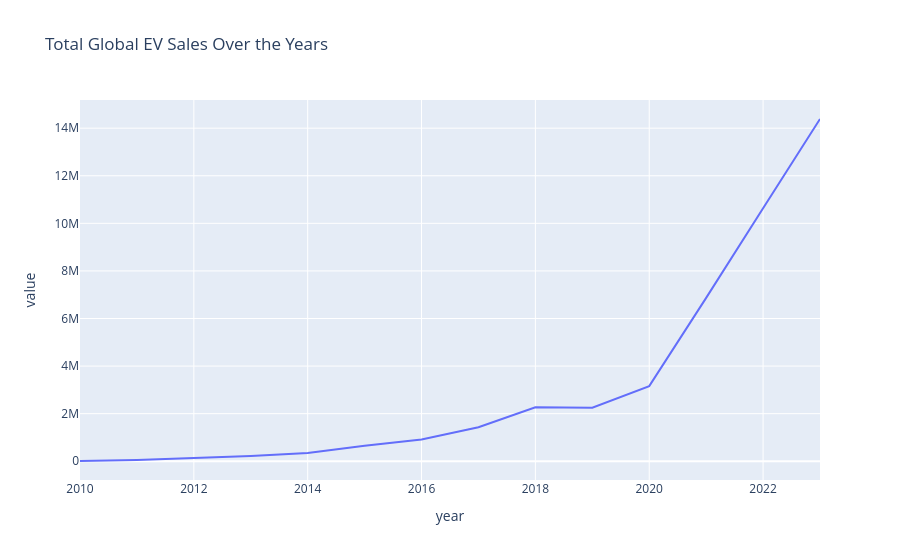

The notebook cell this image was saved under:
### Code cell
import pandas as pd
import plotly.express as px

df = pd.read_csv('IEA Global EV Data 2024.csv')
df = df[(df['region'] == 'World') & (df['parameter'] == 'EV sales') & (df['category'] == 'Historical')] #instead of finding sum we take the world data directly
df = df.groupby('year')['value'].sum().reset_index()

fig = px.line(df, x='year', y='value', title='Total Global EV Sales Over the Years')
fig.show()

### Figure 1 — Plotly figure (JSON) as saved in the notebook; plotly's stock layout.template omitted (floating-point values rounded to 4 significant figures)
{"data": [{"hovertemplate": "year=%{x}<br>value=%{y}<extra></extra>", "legendgroup": "", "line": {"color": "#636efa", "dash": "solid"}, "marker": {"symbol": "circle"}, "mode": "lines", "name": "", "orientation": "v", "showlegend": false, "type": "scatter", "x": [2010, 2011, 2012, 2013, 2014, 2015, 2016, 2017, 2018, 2019, 2020, 2021, 2022, 2023], "xaxis": "x", "y": [10320.0, 53780.0, 133100.0, 216000.0, 351600.0, 653600.0, 917600.0, 1430000.0, 2269000.0, 2248000.0, 3159000.0, 6866000.0, 10640000.0, 14390000.0], "yaxis": "y"}], "layout": {"legend": {"tracegroupgap": 0}, "title": {"text": "Total Global EV Sales Over the Years"}, "xaxis": {"anchor": "y", "domain": [0, 1], "title": {"text": "year"}}, "yaxis": {"anchor": "x", "domain": [0, 1], "title": {"text": "value"}}}}
